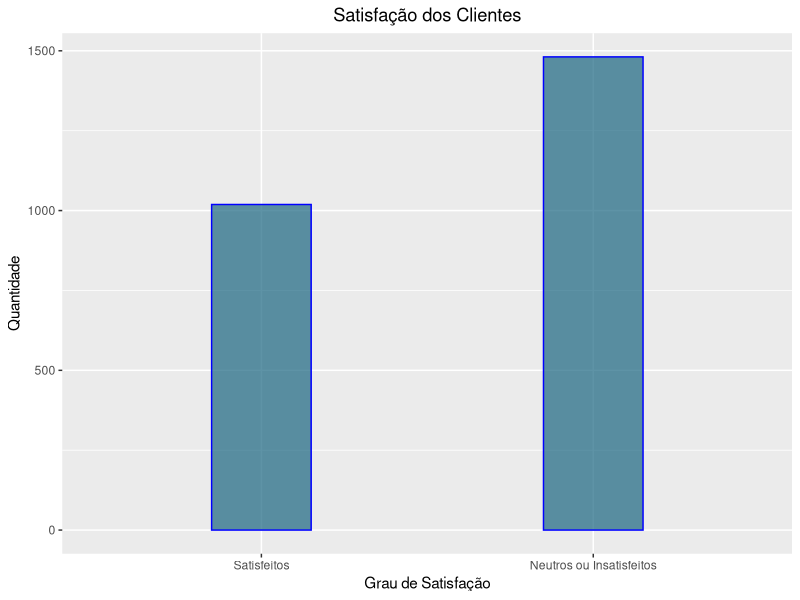
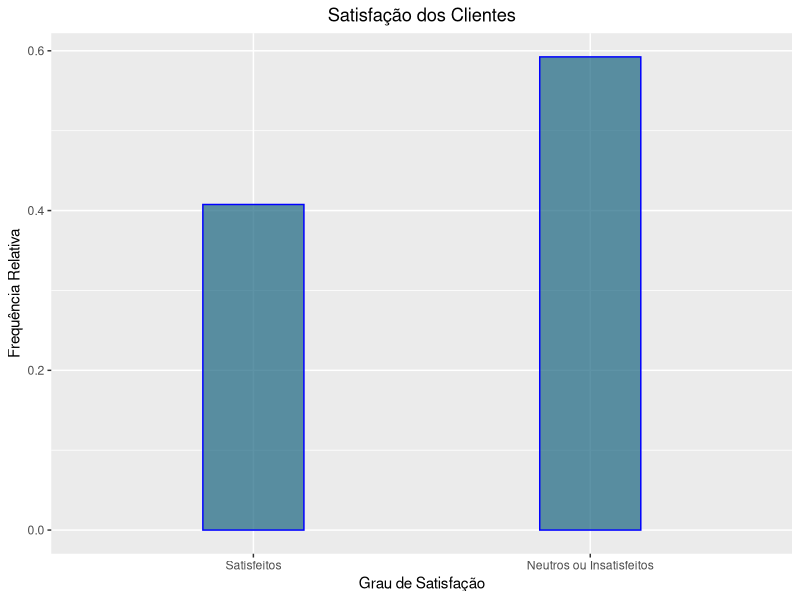

Write R code to recreate these figures, in order.
library("tidyverse")
library("dplyr")

dados <- read_csv(file = "Base4.csv")

total = nrow(dados)
total

qtd_satisfeitos <- length(which(dados["Satisfacao"] == "Satisfeito"))

qtd_neutros_insatisfeitos <-
  length(which(dados["Satisfacao"] == "Neutro ou Insatisfeito"))

satisfacao <- data.frame(name = c("Satisfeitos", "Neutros ou Insatisfeitos"),
                         value = c(qtd_satisfeitos, qtd_neutros_insatisfeitos))
satisfacao

satisfacao %>%
  ggplot(aes(x = reorder(name, value), y = value)) +
  geom_bar(stat = "identity", width = 0.3, color = "blue", fill = rgb(0.1, 0.4, 0.5, 0.7)) + # nolint: line_length_linter.
  ggtitle("Satisfação dos Clientes") + theme(plot.title = element_text(hjust = 0.5)) + # nolint: line_length_linter.
  xlab("Grau de Satisfação") + ylab("Quantidade")

freq_relativa <- data.frame(name = c("Satisfeitos", "Neutros ou Insatisfeitos"),
                            value = c((qtd_satisfeitos / total), # nolint: line_length_linter.
                                      (qtd_neutros_insatisfeitos / total))) # nolint: line_length_linter.
freq_relativa

freq_relativa %>%
  ggplot(aes(x = reorder(name, value), y = value)) +
  geom_bar(stat = "identity", width = 0.3, color = "blue", fill = rgb(0.1, 0.4, 0.5, 0.7)) + # nolint: line_length_linter.
  ggtitle("Satisfação dos Clientes") + theme(plot.title = element_text(hjust = 0.5)) + # nolint: line_length_linter.
  xlab("Grau de Satisfação") + ylab("Frequência Relativa")